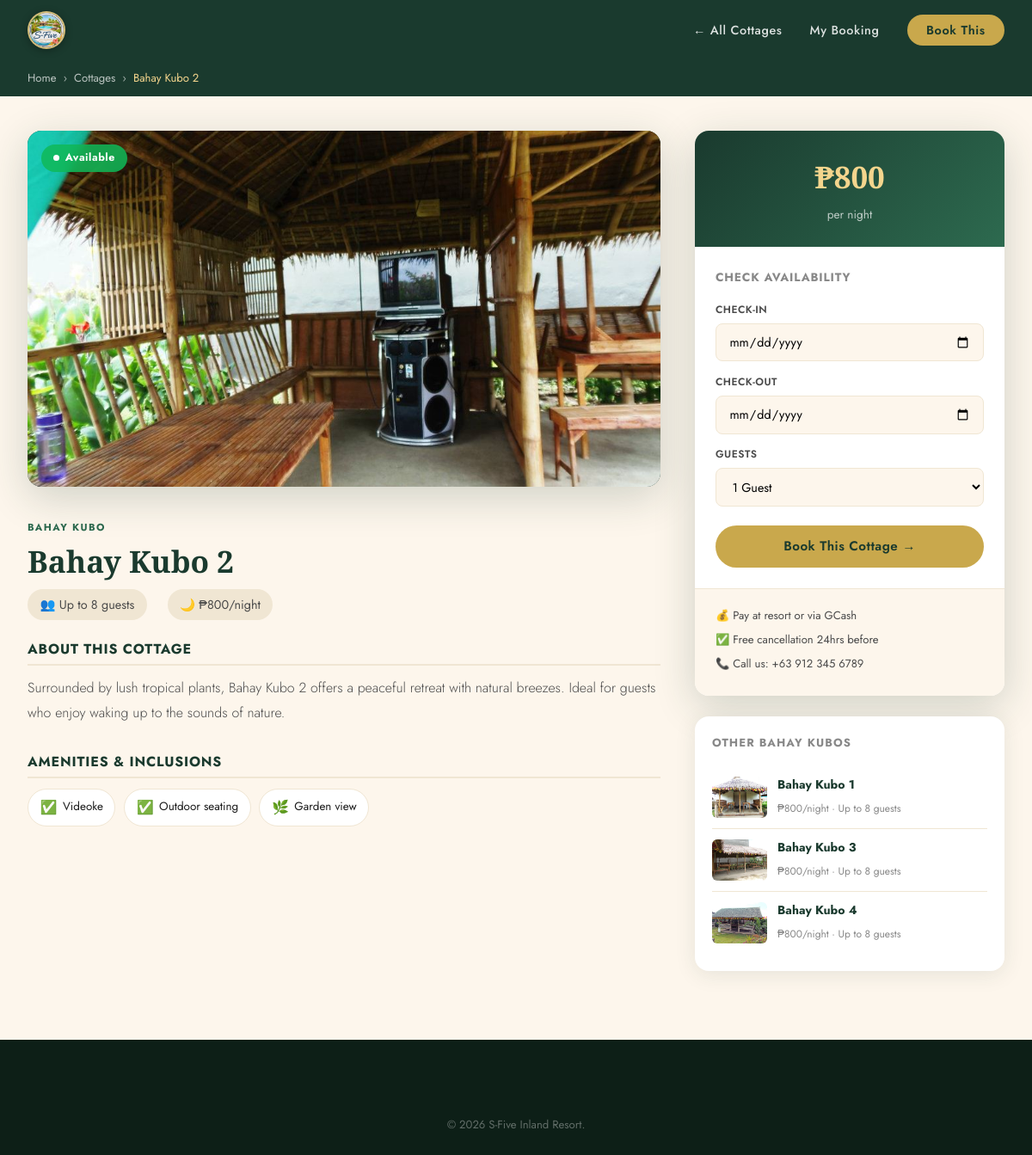
Page /cottage.php?id=2 on the committed database.
### tables this page shows
CREATE TABLE `cottages` (
  `id` int(11) NOT NULL AUTO_INCREMENT,
  `name` varchar(100) NOT NULL,
  `category` enum('Bahay Kubo','Open Cottage','Kubo Premium') DEFAULT 'Bahay Kubo',
  `description` text DEFAULT NULL,
  `price_per_night` decimal(10,2) NOT NULL,
  `capacity` int(11) NOT NULL,
  `images` text DEFAULT NULL,
  `amenities` text DEFAULT NULL,
  `is_available` tinyint(1) DEFAULT 1,
  `created_at` timestamp NOT NULL DEFAULT current_timestamp(),
  PRIMARY KEY (`id`)
);

CREATE TABLE `cottage_images` (
  `id` int(11) NOT NULL AUTO_INCREMENT,
  `cottage_id` int(11) NOT NULL,
  `filename` varchar(255) NOT NULL,
  `label` varchar(50) DEFAULT 'Photo',
  `sort_order` int(11) DEFAULT 0,
  `uploaded_at` timestamp NOT NULL DEFAULT current_timestamp(),
  PRIMARY KEY (`id`),
  KEY `cottage_id` (`cottage_id`),
  CONSTRAINT `cottage_images_ibfk_1` FOREIGN KEY (`cottage_id`) REFERENCES `cottages` (`id`) ON DELETE CASCADE
);

### cottage.php (the view, shortened to what this page needs)
<?php
$db = getDB();
$id = (int)($_GET['id'] ?? 0);
$stmt = $db->prepare("SELECT * FROM cottages WHERE id = ? AND is_available = 1");
$stmt->execute([$id]);
$cottage = $stmt->fetch();
$related = $db->prepare("SELECT * FROM cottages WHERE category=? AND id!=? AND is_available=1 LIMIT 3");
$related->execute([$cottage['category'], $id]);
$related = $related->fetchAll();
$type_map = ['Bahay Kubo'=>'bahay_kubo','Open Cottage'=>'open_cottage','Kubo Premium'=>'kubo_premium'];
$img_type = $type_map[$cottage['category']] ?? 'bahay_kubo';
$photo_stmt = $db->prepare("SELECT filename FROM cottage_images WHERE cottage_id=? ORDER BY sort_order ASC LIMIT 1");
$photo_stmt->execute([$id]);
$photo_row  = $photo_stmt->fetch();
$single_img = $photo_row
    ? "uploads/cottages/" . $photo_row['filename']
    : "images/cottage_placeholder.php?type={$img_type}&name=" . urlencode($cottage['name']) . "&n={$id}";
$amenities_list = array_map('trim', explode(',', $cottage['amenities']));
?>
<!DOCTYPE html>
<html lang="en">
<head>
    <link rel="stylesheet" href="css/style.css">
    <link rel="stylesheet" href="css/cottage.css">
</head>
<body>
<nav class="navbar navbar-light" id="navbar">
    <div class="nav-container">
        <a href="index.php" class="nav-logo"><img src="images/sfive_logo.jpg" alt="S-Five Inland Resort" class="nav-logo-img"></a>
        <ul class="nav-links">
            <li><a href="index.php#cottages">← All Cottages</a></li>
            <li><a href="check_booking.php">My Booking</a></li>
            <li><a href="booking.php?cottage_id=<?= $id ?>" class="btn-nav">Book This</a></li>
        </ul>
    </div>
</nav>
<div class="cottage-detail-page">
    <div class="breadcrumb-bar">
        <div class="container">
            <a href="index.php">Home</a> <span>›</span>
            <a href="index.php#cottages">Cottages</a> <span>›</span>
            <span><?= htmlspecialchars($cottage['name']) ?></span>
        </div>
    </div>
    <div class="container cottage-detail-layout">
        <div class="cottage-detail-main">
            <div class="gallery-main single-photo">
                <img src="<?= $single_img ?>"
                     alt="<?= htmlspecialchars($cottage['name']) ?>"
                     class="main-photo" id="mainPhotoImg">
                <div class="avail-ribbon available-ribbon">
                    <span class="avail-dot"></span> Available
                </div>
            </div>
            <div class="cottage-detail-info">
                <div class="cdi-header">
                    <div class="cdi-cat-tag"><?= $cottage['category'] ?></div>
                    <h1><?= htmlspecialchars($cottage['name']) ?></h1>
                    <div class="cdi-meta">
                        <span>👥 Up to <?= $cottage['capacity'] ?> guests</span>
                        <span>🌙 ₱<?= number_format($cottage['price_per_night'], 0) ?>/night</span>
                    </div>
                </div>
                <div class="cdi-desc">
                    <h3>About this Cottage</h3>
                    <p><?= htmlspecialchars($cottage['description']) ?></p>
                </div>
                <div class="cdi-amenities">
                    <h3>Amenities & Inclusions</h3>
                    <div class="amenities-list">
                        <?php foreach ($amenities_list as $a): ?>
                        <div class="amenity-chip">
                            <span class="chip-icon">
                                <?php
                                $icons_map = [
                                    'Fan'=>'🌀','Aircon'=>'❄️','Air conditioning'=>'❄️','Split-type Aircon'=>'❄️','Central Aircon'=>'❄️',
                                    'Bathroom'=>'🚿','Hot'=>'🚿','shower'=>'🚿','Jacuzzi'=>'🛁',
                                    'Bed'=>'🛏️','King bed'=>'🛏️','Queen beds'=>'🛏️','bedding'=>'🛏️',
                                    'TV'=>'📺','Smart TV'=>'📺',
                                    'ref'=>'🧊','Mini ref'=>'🧊','Mini bar'=>'🧊',
                                    'BBQ'=>'🔥','grill'=>'🔥',
                                    'Parking'=>'🅿️',
                                    'Fan'=>'🌀','Electric Fan'=>'🌀',
                                    'Veranda'=>'🌿','Garden'=>'🌿',
                                    'tables'=>'🪑','chairs'=>'🪑',
                                    'lighting'=>'💡','lights'=>'💡',
                                    'Sound'=>'🔊','system'=>'🔊',
                                    'Mosquito'=>'🦟','net'=>'🦟',
                                    'view'=>'🏔️','View'=>'🏔️',
                                    'Breakfast'=>'🍳',
                                    'Hammock'=>'🏖️',
                                    'Balcony'=>'🌅',
                                ];
                                $chip_icon = '✅';
                                foreach ($icons_map as $kw => $ico) {
                                    if (stripos($a, $kw) !== false) { $chip_icon = $ico; break; }
                                }
                                echo $chip_icon;
                                ?>
                            </span>
                            <?= htmlspecialchars(trim($a)) ?>
                        </div>
                        <?php endforeach; ?>
                    </div>
                </div>
            </div>
        </div>
        <div class="cottage-detail-sidebar">
            <div class="booking-panel">
                <div class="bp-price">
                    <strong>₱<?= number_format($cottage['price_per_night'], 0) ?></strong>
                    <span>per night</span>
                </div>
                <div class="bp-quick-form">
                    <h4>Check Availability</h4>
                    <form action="booking.php" method="GET">
                        <div class="bp-field">
                            <label>Check-in</label>
                            <input type="date" name="check_in" min="<?= date('Y-m-d') ?>" required>
                        </div>
                        <div class="bp-field">
                            <label>Check-out</label>
                            <input type="date" name="check_out" min="<?= date('Y-m-d', strtotime('+1 day')) ?>" required>
                        </div>
                        <div class="bp-field">
                            <label>Guests</label>
                            <select name="guests">
                                <?php for($i=1;$i<=$cottage['capacity'];$i++): ?>
                                <option value="<?=$i?>"><?=$i?> <?=$i==1?'Guest':'Guests'?></option>
                                <?php endfor; ?>
                            </select>
                        </div>
                        <button type="submit" class="btn-primary" style="width:100%;margin-top:0.5rem;">
                            Book This Cottage →
                        </button>
                    </form>
                </div>
                <div class="bp-notes">
                    <p>💰 Pay at resort or via GCash</p>
                    <p>✅ Free cancellation 24hrs before</p>
                    <p>📞 Call us: +63 912 345 6789</p>
                </div>
            </div>
            <?php if (!empty($related)): ?>
            <div class="related-cottages">
                <h4>Other <?= $cottage['category'] ?>s</h4>
                <?php foreach ($related as $r):
                    $rt = $type_map[$r['category']] ?? 'bahay_kubo';
                    $rp = $db->prepare("SELECT filename FROM cottage_images WHERE cottage_id=? ORDER BY sort_order ASC LIMIT 1");
                    $rp->execute([$r['id']]);
                    $rf = $rp->fetchColumn();
                    $r_img = $rf ? "uploads/cottages/$rf" : "images/cottage_placeholder.php?type={$rt}&n={$r['id']}";
                ?>
                <a href="cottage.php?id=<?= $r['id'] ?>" class="related-card">
                    <img src="<?= $r_img ?>"
                         alt="<?= htmlspecialchars($r['name']) ?>">
                    <div class="related-info">
                        <strong><?= htmlspecialchars($r['name']) ?></strong>
                        <span>₱<?= number_format($r['price_per_night'],0) ?>/night · Up to <?= $r['capacity'] ?> guests</span>
                    </div>
                </a>
                <?php endforeach; ?>
            </div>
            <?php endif; ?>
        </div>
    </div>
</div>
<footer class="footer">
    <div class="footer-bottom"><p>&copy; <?= date('Y') ?> S-Five Inland Resort.</p></div>
</footer>
</body>
</html>

### css/style.css (style rules this page uses)
:root { --green-deep: #1a3a2e; --green-mid: #2d6a4f; --green-light: #74c69d; --gold: #c9a84c; --gold-light: #f4d58d; --earth: #8b5e3c; --cream: #fdf6ec; --cream-dark: #f0e6d3; --white: #ffffff; --text-dark: #1c1c1c; --text-mid: #4a4a4a; --text-light: #888; --shadow-soft: 0 4px 24px rgba(26,58,46,0.10); --shadow-deep: 0 12px 48px rgba(26,58,46,0.20); --radius: 16px; --radius-sm: 8px; }
*, *::before, *::after { box-sizing: border-box; margin: 0; padding: 0; }
html { scroll-behavior: smooth; }
body { font-family: 'Jost', sans-serif; color: var(--text-dark); background: var(--cream); font-weight: 400; line-height: 1.7; overflow-x: hidden; }
h1, h2, h3 { font-family: 'Playfair Display', serif; line-height: 1.2; }
a { text-decoration: none; color: inherit; }
ul { list-style: none; }
img { max-width: 100%; }
.container { max-width: 1200px; margin: 0 auto; padding: 0 2rem; }
.navbar { position: fixed; top: 0; left: 0; right: 0; z-index: 1000; padding: 1.2rem 0; transition: all 0.4s ease; }
.navbar.navbar-light { background: var(--green-deep); padding: 0.8rem 0; }
.nav-container { max-width: 1200px; margin: 0 auto; padding: 0 2rem; display: flex; align-items: center; justify-content: space-between; }
.nav-logo { display: flex; align-items: center; gap: 0.6rem; color: var(--white); }
.nav-links { display: flex; align-items: center; gap: 2rem; }
.nav-links a { color: rgba(255,255,255,0.85); font-size: 0.9rem; font-weight: 500; letter-spacing: 0.04em; transition: color 0.2s; }
.btn-nav { background: var(--gold); color: var(--green-deep) !important; padding: 0.5rem 1.4rem; border-radius: 50px; font-weight: 600 !important; transition: background 0.2s, transform 0.2s !important; }
.btn-primary { display: inline-block; background: var(--gold); color: var(--green-deep); padding: 0.85rem 2rem; border-radius: 50px; font-weight: 600; font-size: 0.95rem; letter-spacing: 0.03em; transition: all 0.3s ease; cursor: pointer; border: none; font-family: 'Jost', sans-serif; }
.footer { background: #0d1f17; padding: 4rem 0 0; }
.footer-bottom { text-align: center; padding: 1.5rem; color: rgba(255,255,255,0.35); font-size: 0.82rem; }
.avail-dot { width: 7px; height: 7px; border-radius: 50%; background: currentColor; animation: pulse-dot 1.5s ease-in-out infinite; }
.nav-logo-img { width: 44px; height: 44px; border-radius: 50%; object-fit: cover; object-position: center; border: 2px solid rgba(201,168,76,0.7); box-shadow: 0 2px 10px rgba(0,0,0,0.25); flex-shrink: 0; transition: transform 0.3s, border-color 0.3s; }
.nav-logo-img { width: 44px; height: 44px; border-radius: 50%; object-fit: cover; object-position: center center; transform-origin: center; border: 2px solid rgba(201,168,76,0.75); box-shadow: 0 2px 10px rgba(0,0,0,0.3); flex-shrink: 0; display: block; transition: transform 0.3s ease, border-color 0.3s ease; background: #fff; }

### rows in the picture
cottages: name "Bahay Kubo 2", category "BAHAY KUBO", capacity "8", price_per_night "800", description "Surrounded by lush tropical plants, Bahay Kubo 2 offers a peaceful retreat with natural breezes. Ideal for guests who enjoy waking up to the sounds of nature.", amenities "Videoke", amenities "Outdoor seating", amenities "Garden view"
cottage_images: filename (picture)
cottages: cottage_images.filename (picture), name "Bahay Kubo 1", price_per_night "800", capacity "8"
cottages: cottage_images.filename (picture), name "Bahay Kubo 3", price_per_night "800", capacity "8"
cottages: cottage_images.filename (picture), name "Bahay Kubo 4", price_per_night "800", capacity "8"

### other values in the picture
$chip_icon "✅"
$chip_icon "🌿"
form field guests "1 Guest"
